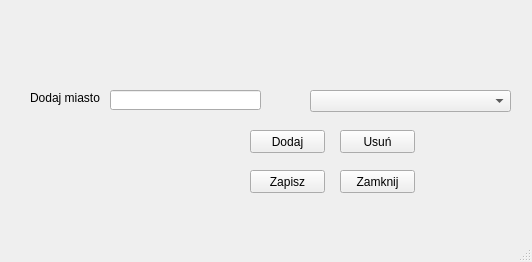
<?xml version="1.0" encoding="UTF-8"?>
<ui version="4.0">
 <class>KontrahentDodajMiasto</class>
 <widget class="QMainWindow" name="KontrahentDodajMiasto">
  <property name="geometry">
   <rect>
    <x>0</x>
    <y>0</y>
    <width>532</width>
    <height>262</height>
   </rect>
  </property>
  <property name="windowTitle">
   <string>MainWindow</string>
  </property>
  <widget class="QWidget" name="centralwidget">
   <widget class="QPushButton" name="pushButton">
    <property name="geometry">
     <rect>
      <x>250</x>
      <y>170</y>
      <width>75</width>
      <height>23</height>
     </rect>
    </property>
    <property name="text">
     <string>Zapisz</string>
    </property>
   </widget>
   <widget class="QComboBox" name="comboBoxDodajMiasto">
    <property name="geometry">
     <rect>
      <x>310</x>
      <y>90</y>
      <width>201</width>
      <height>22</height>
     </rect>
    </property>
   </widget>
   <widget class="QLabel" name="label">
    <property name="geometry">
     <rect>
      <x>30</x>
      <y>90</y>
      <width>71</width>
      <height>16</height>
     </rect>
    </property>
    <property name="text">
     <string>Dodaj miasto</string>
    </property>
   </widget>
   <widget class="QLineEdit" name="lineEditDodajMiasto">
    <property name="geometry">
     <rect>
      <x>110</x>
      <y>90</y>
      <width>151</width>
      <height>20</height>
     </rect>
    </property>
   </widget>
   <widget class="QPushButton" name="pushButton_2">
    <property name="geometry">
     <rect>
      <x>250</x>
      <y>130</y>
      <width>75</width>
      <height>23</height>
     </rect>
    </property>
    <property name="text">
     <string>Dodaj</string>
    </property>
   </widget>
   <widget class="QPushButton" name="pushButton_3">
    <property name="geometry">
     <rect>
      <x>340</x>
      <y>130</y>
      <width>75</width>
      <height>23</height>
     </rect>
    </property>
    <property name="text">
     <string>Usuń</string>
    </property>
   </widget>
   <widget class="QPushButton" name="pushButton_4">
    <property name="geometry">
     <rect>
      <x>340</x>
      <y>170</y>
      <width>75</width>
      <height>23</height>
     </rect>
    </property>
    <property name="text">
     <string>Zamknij</string>
    </property>
   </widget>
  </widget>
  <widget class="QMenuBar" name="menubar">
   <property name="geometry">
    <rect>
     <x>0</x>
     <y>0</y>
     <width>532</width>
     <height>21</height>
    </rect>
   </property>
  </widget>
  <widget class="QStatusBar" name="statusbar"/>
 </widget>
 <resources/>
 <connections/>
</ui>
